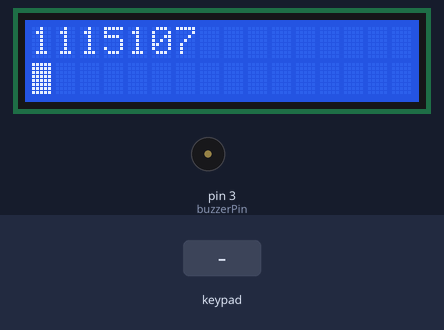
This sketch was run on a simulated Arduino Uno, built with avr-gcc and run on an emulated ATmega328P. On the bench: 16×2 character LCD, buzzer (waves = sounding). Wiring (inferred from the names in the program): 4×4 keypad: rows pin 7, pin 6, pin 5, pin 4; columns pin 11, pin 10, pin 9, pin 8. Inputs (shaded band) come from the test bench.

Above: at 1.2 s.
1.3 s: key 'E' pressed
At 1.42 s:
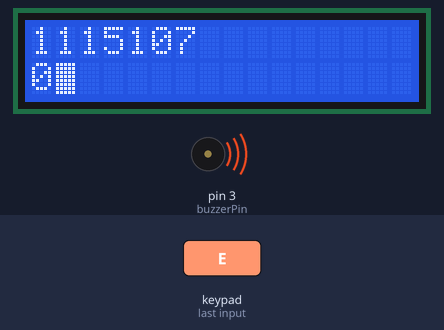
At 2.8 s:
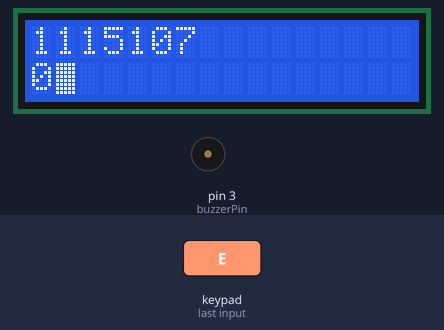
Timing chart, 0 to 4.3 s (numbered marks = the images above; inputs shaded):
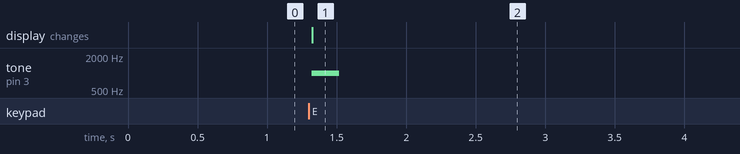

The sketch:

Untitled_01.ino
```cpp
#include <LiquidCrystal.h>

LiquidCrystal lcd ( 13, 12 ,14 ,15 ,16 ,17 );
byte rowPins [] = { 7, 6, 5, 4 };
byte colPins [] = { 11, 10, 9, 8 };
const byte buzzerPin = 3;

int a, b;
boolean aPress, bPress;
int inputSwitch;
boolean cal;

int keys [ 4 ] [ 4 ] =
{
  { 1, 2, 3, 11 },
  { 4, 5, 6, 12 },
  { 7, 8, 9, 13 },
  { 15, 0, 16, 14 }
};
/*
  11: +
  12: -
  13: *
  14: /
  15: CLS
  16: Enter
*/

void setup ()
{
  cal = true;
  aPress = false;
  bPress = false;
  inputSwitch = 1;
  a = 0;
  b = 0;

  for ( int i = 0; i < 4; i ++ )
  {
    pinMode ( rowPins [ i ], OUTPUT );
    digitalWrite ( rowPins [ i ], HIGH );

    pinMode ( colPins [ i ], INPUT );
  }

  pinMode ( buzzerPin, OUTPUT );

  Serial.begin ( 9600 );

  lcd.begin ( 16, 2 );
  lcd.cursor ();
  lcd.blink ();
  lcd.home ();
  lcd.print ( "1115107" );
  lcd.setCursor ( 0, 1 );
}

void loop ()
{
  for ( int i = 0; i < 4; i ++ )
  {
    digitalWrite ( rowPins [ i ], LOW );

    for ( int j = 0; j < 4; j ++ )
    {
      if ( digitalRead ( colPins [ j ] ) == LOW )
      {
        delay ( 20 );

        switch ( keys [ i ] [ j ] )
        {
          case 11:
            break;

          case 12:
            break;

          case 14:
            break;

          case 13: // *
            if ( cal )
            {
              tone ( buzzerPin, 1000, 200 );

              if ( aPress )
              {
                lcd.setCursor ( 1, 1 );
                lcd.print ( "*" );

                inputSwitch = 2;
              }

              else
              {
                lcdReset ();
                lcd.print ( "0" );

                cal = false;
              }
            }

            break;

          case 15:  // CLR
            for ( int i = 0; i < 3; i ++ )
            {
              tone ( buzzerPin, 1000, 100 );
              delay ( 200 );
            }

            lcdReset ();
            btnStateReset ();

            inputSwitch = 1;
            cal = true;

            break;

          case 16: // Enter
            if ( cal )
            {
              tone ( buzzerPin, 1000, 1000 );

              if ( bPress )
              {
                lcd.setCursor ( 3, 1 );
                lcd.print ( "=" );
                lcd.print ( a * b );

                cal = false;
              }

              else
              {
                lcdReset ();
                lcd.print ( "0" );

                cal = false;
              }
            }

            break;

          default:
            if ( cal )
            {
              switch ( inputSwitch )
              {
                case 1:
                  a = keys [ i ] [ j ];

                  Serial.println ( a );
                  lcd.setCursor ( 0, 1 );
                  lcd.print ( a );

                  aPress = true;

                  break;

                case 2:
                  b = keys [ i ] [ j ];

                  Serial.println ( b );
                  lcd.setCursor ( 2, 1 );
                  lcd.print ( b );

                  bPress = true;

                  break;

                default:
                  break;

              }
            }

            break;
        }

        while ( digitalRead ( colPins [ j ] ) == LOW )
        {
          delay ( 1 );
        }

        delay ( 20 );
      }
    }

    digitalWrite ( rowPins [ i ], HIGH );
  }
}

void lcdReset ()
{
  lcd.clear ();
  lcd.home ();
  lcd.print ( "1115107" );
  lcd.setCursor ( 0, 1 );
}

void btnStateReset ()
{
  aPress = false;
  bPress = false;
}
```

Measured:
- after the input at 1.3 s, tone on pin 3 (buzzerPin): silent → 1000 Hz at once, → silent 0.20 s later; the display: changes at once (image 1)
